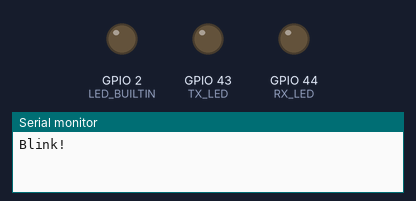
The sketch below on a simulated ESP32-S3. Parts: output pins drawn as LEDs (lit = HIGH), the last lines printed to the serial monitor.

Above: at 0.37 s.
At 1.0 s:
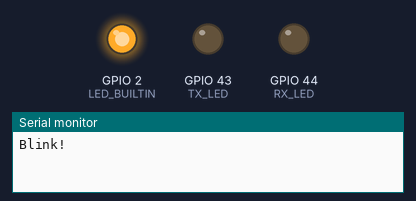
At 1.87 s:
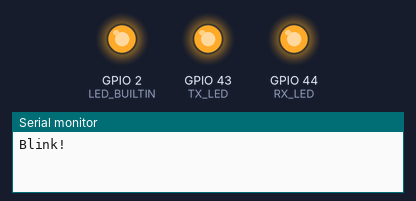
At 3.12 s:
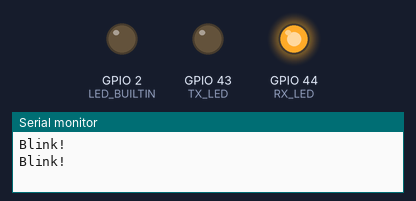
At 4.62 s:
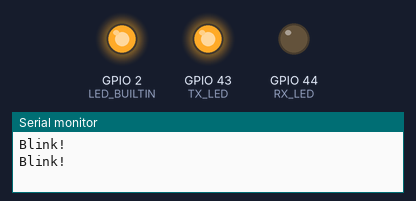
At 5.5 s:
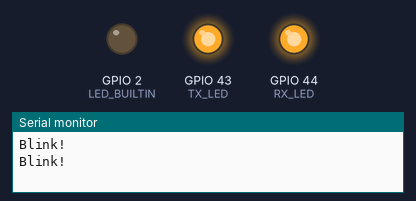
Timing chart, 0 to 6.9 s (numbered marks = the images above):
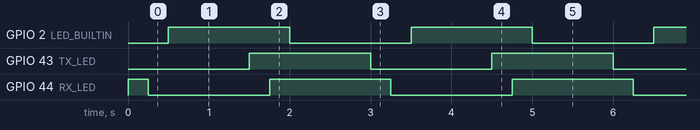

The sketch:

ESP32-S3-WROOM_Blink.ino
```cpp
/********************************************************************
 * Filename    : ESP32-S3-WROOM_Blink.ino
 * Platform    : ESP32-S3-WROOM (CAM) | FREENOVE ESP32-S3-WROOM (CAM)
 * Description : Make the Blue LED_BUILTIN and other LEDs Blink.

 ESP32-S3-WROOM (CAM) Module     (FREENOVE ESP32-S3-WROOM clone)

                    11-pins wide×20-pins (40-pins)
 Xtensa® 32-bit
 dual-core LX7, 240MHz  • • • • • • • • • • • ESP32-S3-WROOM-1 N16R8   —————————
 16MB Flash, 8MB PSRAM     _______________                             I²C QWIIC
                          |  ___   _   __¯|      IO##~   SD-Card       —————————
    DVP Camera IO##_      | | | |_| |_|   |      IO##*   PSRAM         1  *  GND
                       .——| | |           |——.                         2  *  3V3
                3V3   1|•:|———————————————|:¤|40 IO43 TX›[U0TXD  LED]  3 IO1 SDA
[Reset    ]      EN   2|•:|ESP32S3-WROOM-1|:¤|39 IO44 RX‹[U0RXD  LED]  4 IO2 SCL
[CAM_SIOD ]SDA  IO4_  3|•:| Œ             |:o|38 IO1  SDA[A0        ]
[CAM_SIOC ]SCL  IO5_  4|•:| FCCID: 2AC7Z  |:¤|37 IO2  SCL[A1     LED]  —————————
[CAM_VSYNC]     IO6_  5|•:| WROOM1   ____ |:o|36 IO42    [    (MOSI)]« « SPI LCD
[CAM_HREF ]     IO7_  6|•:|         |QRCD||:o|35 IO41    [    (SCLK)]« Open Pins
[CAM_XCLK ]    IO15_  7|•:| ° N16R8 |____||:•|34 IO40~   [SD_DATA   ]  Right side
[CAM_Y9   ]D7  IO16_  8|•:'———————————————':•|33 IO39~   [SD_CLK    ]  —————————
[CAM_Y8   ]D6  IO17_  9|• ''''''''''''''''' •|32 IO38~   [SD_CMD    ]   -1  MISO
[CAM_Y7   ]D5  IO18_ 10|• ._______________. •|31 IO37*   [OPI PSRAM ]  IO42 SCLK
[CAM_Y4   ]D2   IO8_ 11|• | ::::::::::::: | •|30 IO36*   [OPI PSRAM ]  IO41 MOSI
[A2   JTAG]     IO3  12|o |  DVP Camera   | •|29 IO35*   [OPI PSRAM ]  IO0  RST
[      LOG]    IO46  13|o ¯¯:::::::::::::¯¯ ö|28 IO0     [BOOT (RST)]« IO45 DC
[CAM_Y3   ]D1   IO9_ 14|•  ESP32-S3  WROOM  o|27 IO45    [VSPI  (DC)]« IO47 CS
[CAM_Y5   ]D3  IO10_ 15|• R   ¤ ¤ ¤ ¤ [¤] B ¤|26 IO48 RGB[WS2812¤   ]  IO21 BL*
[CAM_Y2   ]D0  IO11_ 16|• [Ø] O T R 0 4 [Ø] o|25 IO47    [      (CS)]«
[CAM_Y6   ]D4  IO12_ 17|• RST N X X 2 8 IO0 o|24 IO21    [      (BL)]« Open Pins
[CAM_PCLK ]    IO13_ 18|• .......   ....... ø|23 IO20    [A9      D+]  —————————
[A13      ]    IO14  19|o | USB |   | USB | ø|22 IO19    [A8      D-]  IO3  SW
                5V0  20|• |  C  |   |  C  | •|21 GND                   IO46 SH
                       '——'ESP32'———'CH343'——'   IO48 RGB NeoPixel     IO14 A13

Pin configuration (ESP32-S3-DevkitC-1 v1.0 compatible)
ESP32-S3 Pins: 0…18 GPIO, 19/20 D+/D-, 21 GPIO, 22…25 Do Not Exist,
26…32 QSPI ƒlash, 33/34 Missing, 35…42 GPIO, 43/44 TX/RX, 45…48 GPIO
    pins_arduino.h ESP32-S3-DevKitC-1

github: https://github.com/espressif/esp32-camera
  docs: https://github.com/espressif/esp32-camera/tree/main/README.md
issues: https://github.com/espressif/esp32-camera/issues

GPIO Pins availiable when using the Camera and the TF SD_card slot:
    IO1, IO2 (LED) {I²C QWIIC}, IO3 (JTAG_EN), IO46 (LOG), IO14,
    IO42, IO41, IO45 (VDD_SPI voltage), IO47, and IO21 {SPI LCD}.

Aside from the fact that there is one less power-related pin on the
top and bottom, the pin arrangement appears to be essentially the
same as the ESP32-S3-DevKitC-1 v1.0.  It’s nice that it can be used
as a development board compatible with ‘ESP32-S3-DevKitC-1 v1.0’.

ARDUINO: Select Tools > Board > ESP32 Arduino > “ESP32S3 Dev Module”

********************************************************************/
// The ESP32-S3-WROOM (CAM), FREENOVE ESP32-S3-WROOM (CAM) and (Lite)
// all have '5' LEDs, including the RGB LED (RGB_BUILTIN)!
// This sketch will only Blink the LED_BUILTIN, and the TX & RX LEDs.

// Power On LED                     // Green (far left)
#define TX_LED       43             // TX› Amber LED
#define RX_LED       44             // RX‹ Amber LED
#define LED_BUILTIN   2             // Blue      LED
#define RGB_BUILTIN  48             // RGB NeoPixel

void setup() {
  Serial.begin(115200);             // Initialize Serial Monitor
  while(!Serial);                   // Wait for Serial port to open

  pinMode(TX_LED,      OUTPUT);     // Initialize Amber TX_LED
  pinMode(RX_LED,      OUTPUT);     // Initialize Amber RX_LED
  pinMode(LED_BUILTIN, OUTPUT);     // Initialize Blue  LED_BUILTIN

  // The TX_LED & RX_LEDs are wired inverted, so HIGH = Off
  digitalWrite(TX_LED,      HIGH);  // turn the TX_LED Off
  digitalWrite(RX_LED,      HIGH);  // turn the RX_LED Off
  digitalWrite(LED_BUILTIN, LOW);   // turn the LED_BUILTIN Off
  neopixelWrite(RGB_BUILTIN,0,0,0); // turn the RGB_BUILTIN Off
}

void loop() {
  Serial.println("Blink!");
  digitalWrite(TX_LED,      LOW);    // turn the TX LED On(Inverted)
  delay(250);                        // wait 1/4 second
  digitalWrite(RX_LED,      LOW);    // turn the RX LED On(Inverted)
  delay(250);                        // wait 1/4 second
  digitalWrite(LED_BUILTIN, HIGH);   // turn the BUILTIN LED On
  delay(1000);                       // wait for a second

  digitalWrite(TX_LED,      HIGH);   // turn the LED Off(Inverted)
  delay(250);                        // wait 1/4 second
  digitalWrite(RX_LED,      HIGH);   // turn the LED Off(Inverted)
  delay(250);                        // wait 1/4 second
  digitalWrite(LED_BUILTIN, LOW);    // turn the BUILTIN LED Off
  delay(1000);                       // wait for a second
}

/*******************************************************************
NOTES: Even though we are initializing GPIO43 TX and GPIO44 RX with
       pinMode() as ‘OUTPUT’; and sending HIGH and LOW values to
       the LEDs attached to the TX and RX GPIOs; the Serial Monitor,
       which also uses these GPIOs, still functions! Chech out the
       Serial Monitor to see the message “Blink!” every cycle.

       Does this mean we can incorporate the two Amber LEDs into our
       sketches, without interfearing with the UART output to the
       Serial Monitor?
*******************************************************************/
```

Measured:
- by itself, GPIO 2 (LED_BUILTIN), GPIO 43 (TX_LED), GPIO 44 (RX_LED): alternates HIGH for 1.5 s and LOW for 1.5 s
- by itself, everything shown: repeats every 3.0 s, in 6 steps
